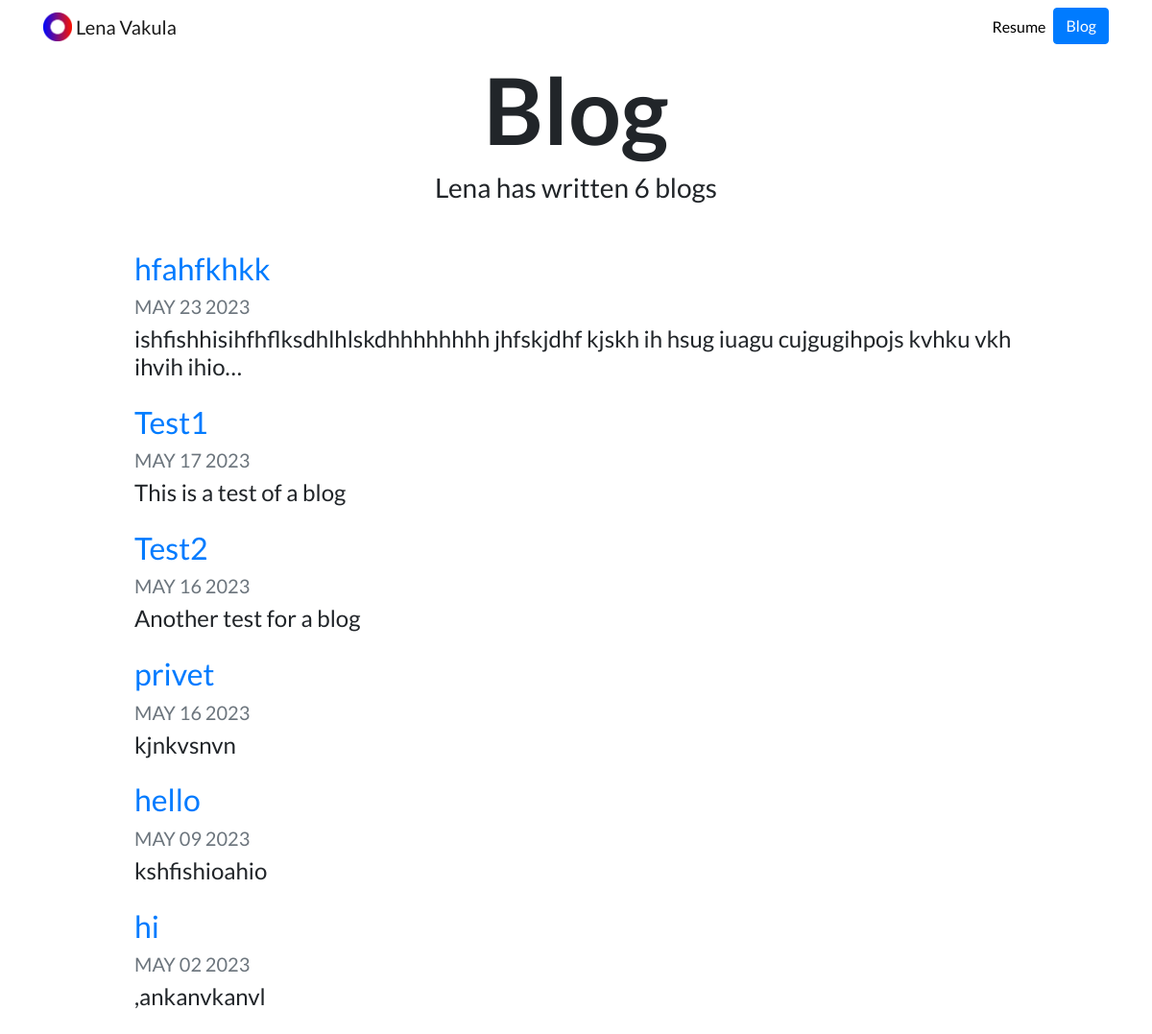
Screenshot of /blog/ with the database file from the repository.
### blog/models.py (models this page shows, shortened)
class Blog(models.Model):
    title = models.CharField(max_length=200)
    description = models.TextField()
    date = models.DateField()

### blog/views.py (the view)
# urls.py: path('', views.all_blogs, name='all_blogs'),
def all_blogs(request):
    blogs = Blog.objects.order_by('-date')
    return render(request, 'blog/all_blogs.html', {'blogs':blogs})

### blog/templates/blog/all_blogs.html
{% extends "portfolio/base.html" %}
{% load static %}
{% block content %}
<h1 id="blogtitle" class="font-weight-bold text-center">Blog</h1>
<h3 class="text-center mb-5">Lena has written {{ blogs.count }} blog{{ blogs.count|pluralize }}</h3>
{% for blog in blogs %}
<div class="row justify-content-center my-3">
  <div class="col-md-10">
    <a href="{% url 'blog:detail' blog.id %}">
      <h2>{{ blog.title }}</h2>
    </a>
    <h5 class="text-muted">{{ blog.date|date:'M d Y'|upper }}</h5>
    <h4>{{ blog.description|striptags|truncatechars:100 }}</h4>
  </div>
</div>
{% endfor %}
{% endblock %}

### portfolio/templates/portfolio/base.html (shortened to what this page needs)
{% load static %}
<!doctype html>
<html lang="en">
<head>
  <link rel="stylesheet" href="https://stackpath.bootstrapcdn.com/bootstrap/4.4.1/css/bootstrap.min.css">
  <link rel="stylesheet" href="{% static "portfolio/custom.css" %}">
</head>
<body>
  <nav id="topNav" class="navbar navbar-expand-md navbar-light">
    <div class="container">
      <a class="navbar-brand" href="{% url 'home' %}">
        <img src="{% static "portfolio/Logo.png" %}" width="30" height="30" class="d-inline-block align-top" alt="Nick's Logo">
        <span>Lena Vakula</span>
      </a>
      <div class="collapse navbar-collapse text-center" id="navbarNav">
        <ul class="navbar-nav ml-auto">
          <li class="nav-item">
            <a class="nav-link" href="{% static "portfolio/resume.pdf" %}">Resume</a>
          </li>
          <li>
            <a role="button" href="{% url 'blog:all_blogs' %}" class="btn btn-primary">Blog</a>
          </li>
        </ul>
      </div>
    </div>
  </nav>
  <div class="container">
    {% block content %}{% endblock %}
  </div>
</body>
</html>

### portfolio/static/portfolio/custom.css (style rules this page uses)
.navbar-nav .nav-link { color: rgba(0,0,0,1) !important; }
body { font-family: 'Lato', sans-serif; }
#blogtitle { font-size: 6rem; }

### rows the page displays
Blog: title "hfahfkhkk", date "MAY 23 2023", description "ishfishhisihfhflksdhlhlskdhhhhhhhh jhfskjdhf kjskh ih hsug iuagu cujgugihpojs kvhku vkh ihvih ihio…"
Blog: title "Test1", date "MAY 17 2023", description "This is a test of a blog"
Blog: title "Test2", date "MAY 16 2023", description "Another test for a blog"
Blog: title "privet", date "MAY 16 2023", description "kjnkvsnvn"
Blog: title "hello", date "MAY 09 2023", description "kshfishioahio"
Blog: title "hi", date "MAY 02 2023", description ",ankanvkanvl"

### other values shown
{{ blogs.count }} "6"
